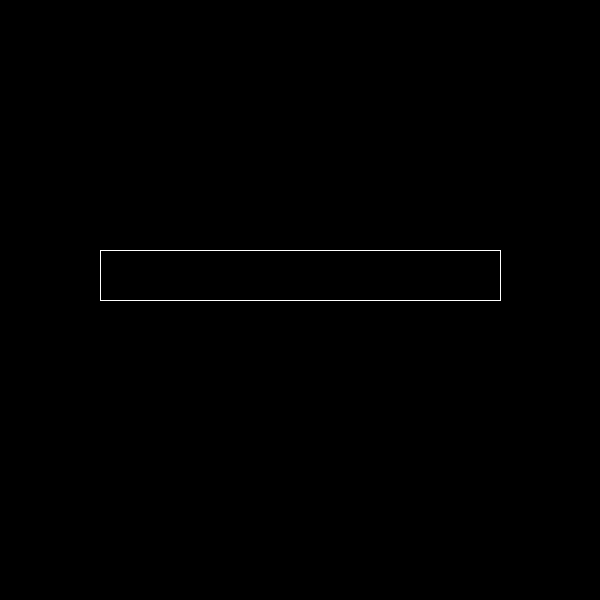
Frame 1 (no input)
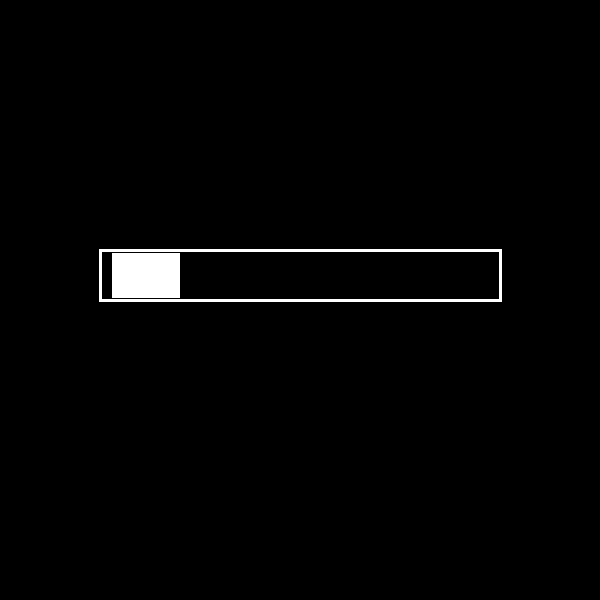
Frame 60 (the mouse pressed at the canvas centre just before this capture)
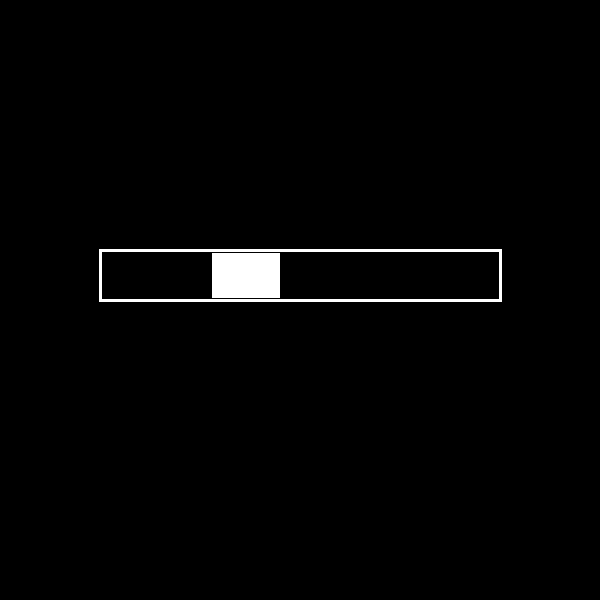
Frame 120 (the mouse held since frame 60 and released just before this capture)

The Processing sketch that drew these frames (run headless with seeded random() and noise(); from frame 60 on, the mouse is pressed at the canvas centre):

// Processing sketch: processing_96505
// ── processing_96505.pde

void setup()
{
  size(600, 600);
  background(0);
  frameRate(70);
}
int x=0;
void draw()
{
  background(0,0,0,255);
  fill(255);
  quad(29+x,251,100+x,251,100+x,299,29+x,299);
  fill(0);
  quad(501,250,600,250,600,300,501,300);
  quad(0,250,99,250,99,300,0,300);
  noFill();
  stroke(255);
  quad(100,250,500,250,500,300,100,300);
  stroke(0);
  strokeWeight(3);
  x=x+10;
  if (x>500)
  {
    x=1;
  }
  
}
